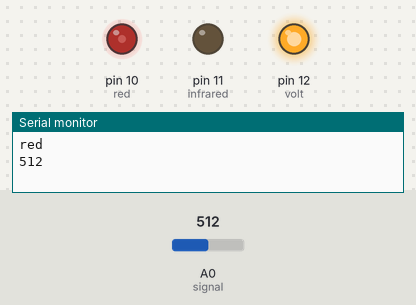
Recording of a sketch running on a simulated Arduino Uno, built with avr-gcc and run on an emulated ATmega328P. Shown: output pins drawn as LEDs (lit = HIGH), the last lines printed to the serial monitor. The test bench sets the inputs (shaded band); at power-on: A0 (signal) = 512.

Above: at 0.05 s.
At 10.0 s:
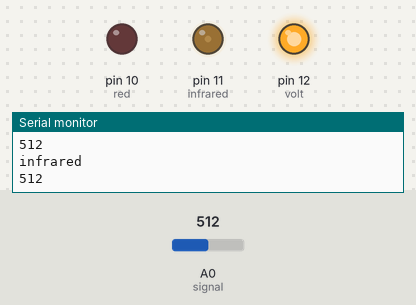
Timing chart, 0 to 13.0 s (numbered marks = the images above):
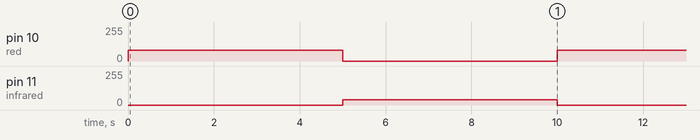

The sketch:

pulsioximetro.ino
```cpp
int red = 10;
int infrared = 11;
int volt = 12;
int signal = A0;

int brightnessR = 80;
int brightnessIR = 40;


void setup() {
  Serial.begin(9600);

  pinMode(red, OUTPUT);
  pinMode(infrared, OUTPUT);
  pinMode(volt, OUTPUT);
  pinMode(signal, INPUT);
  digitalWrite(volt, HIGH);

}

void loop() {
  analogWrite(red, brightnessR);
  analogWrite(infrared, 0);
  Serial.println("red");
  int sensorValue = analogRead(signal);
  Serial.println(sensorValue);
  delay(5000);

  analogWrite(red, 0);
  analogWrite(infrared, brightnessIR);
  Serial.println("infrared");
  sensorValue = analogRead(signal);
  Serial.println(sensorValue);
  delay(5000);

}
```

Measured:
- by itself, pin 10 (red): alternates 80/255 for 5.0 s and 0/255 for 5.0 s
- by itself, pin 11 (infrared): alternates 40/255 for 5.0 s and 0/255 for 5.0 s
